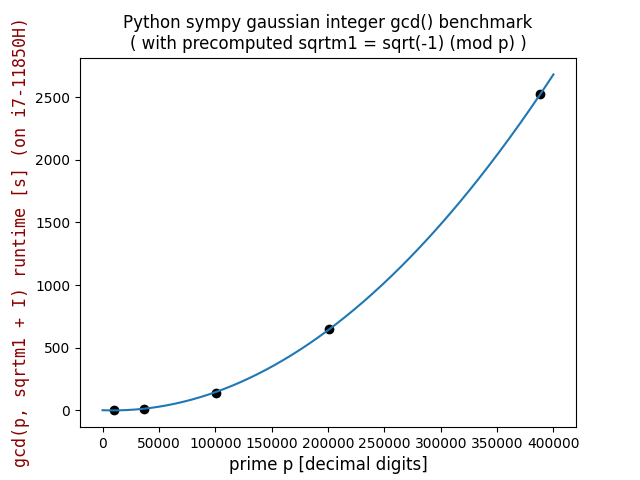

Write the Python code that produced this figure.
# modified, from: https://github.com/Bumpkin-Pi/QuadraticRegression
import math
import sys
import pandas as pd
import matplotlib.pyplot as plt
from math import pow as toPower
import numpy as np
data = pd.DataFrame({
    "x": [10000, 36481, 100355, 200700, 388342],
    "y": [0.7, 12.9, 139.5, 648.1, 2524.1]
})

Σx = 0
Σy = 0
Σxy = 0
Σx2 = 0
Σx3 = 0
Σx4 = 0
Σx2y = 0
n = len(data)

a = 0
b = 0
c = 0

for i in range(len(data)):
    Σx += data.iloc[i].x
    Σy += data.iloc[i].y
    Σxy += data.iloc[i].x * data.iloc[i].y
    Σx2 += toPower(data.iloc[i].x, 2)
    Σx3 += toPower(data.iloc[i].x, 3)
    Σx4 += toPower(data.iloc[i].x, 4)
    Σx2y += toPower(data.iloc[i].x, 2) * data.iloc[i].y

    plt.scatter([data.iloc[i].x], [data.iloc[i].y], color="black")

a = np.array([[Σx4, Σx3, Σx2], [Σx3, Σx2, Σx], [Σx2, Σx, n]])
b = np.array([Σx2y, Σxy, Σy])

solve = np.linalg.solve(a, b)

print((f'y = {solve[0]}x² + {solve[1]}x + {solve[2]}').replace("+ -", "- "))

x = np.linspace(0, 400000, 1000)

y = (x**2)*solve[0] + solve[1]*x + solve[2]
plt.plot(x, y)

font = {'family': 'monospace',
        'color':  'darkred',
        'weight': 'normal',
        'size': 12,
        }

plt.title('Python sympy gaussian integer gcd() benchmark\n( with precomputed sqrtm1 = sqrt(-1) (mod p) )', fontsize=12)
plt.ylabel('gcd(p, sqrtm1 + I) runtime [s] (on i7-11850H)', fontsize=12, fontdict=font)
plt.xlabel('prime p [decimal digits]', fontsize=12)

plt.show()
